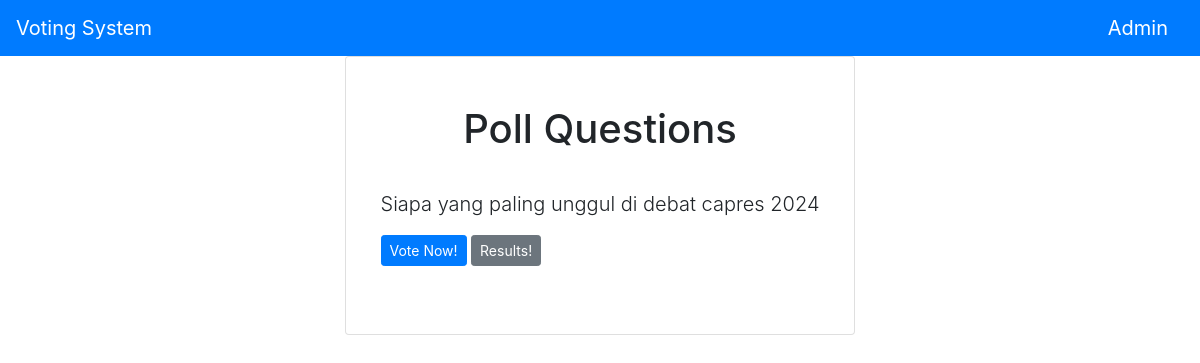
/polls/, run on an earlier commit of the app's database.
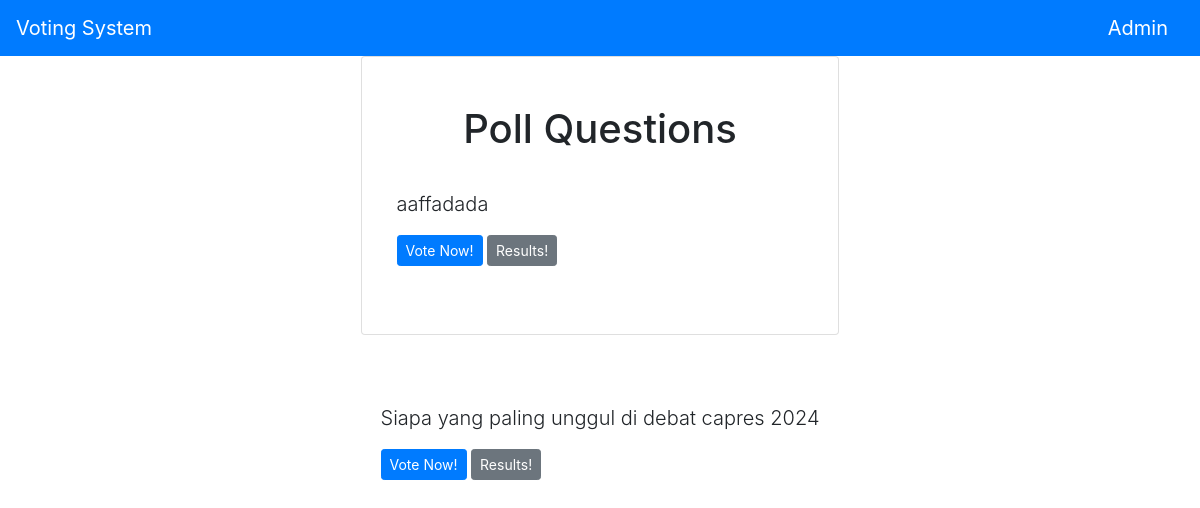
And on a later commit of the database.
### votingApp/models.py (models this page shows, shortened)
class Question(models.Model):
    question_text = models.CharField(max_length = 300)
    pub_date = models.DateTimeField('date published')

### votingApp/views.py (the view)
# urls.py: path('' , views.index, name='index'),
def index(request):
    latest_question_list = Question.objects.order_by('-pub_date')[:5]
    context = {'latest_question_list': latest_question_list}
    return render(request, 'polls/index.html', context)

### templates/polls/index.html
{% extends 'base.html' %}
{% block content %}
<div class="card container-fluid py-5 mb-5">
	<h1 class ="text-center mb-3">Poll Questions</h1>
	{% if latest_question_list %}
	{% for question in latest_question_list %}
	<div class ="card-mb-3">
		<div class ="card-body">
			<p class ="lead">{{ question.question_text }}</p>
			<a href ="{% url 'votingApp:detail' question.id %}" class ="btn btn-primary btn-sm">Vote Now!</a>
			<a href ="{% url 'votingApp:results' question.id %}" class ="btn btn-secondary btn-sm">Results!</a>
		</div>
	</div>
</div>
{% endfor %}
{% else %}
<p>No polls available</p>
{% endif %}
{% endblock %}

What changed in the data, as far as the page shows it:
added Question: question_text "aaffadada"
